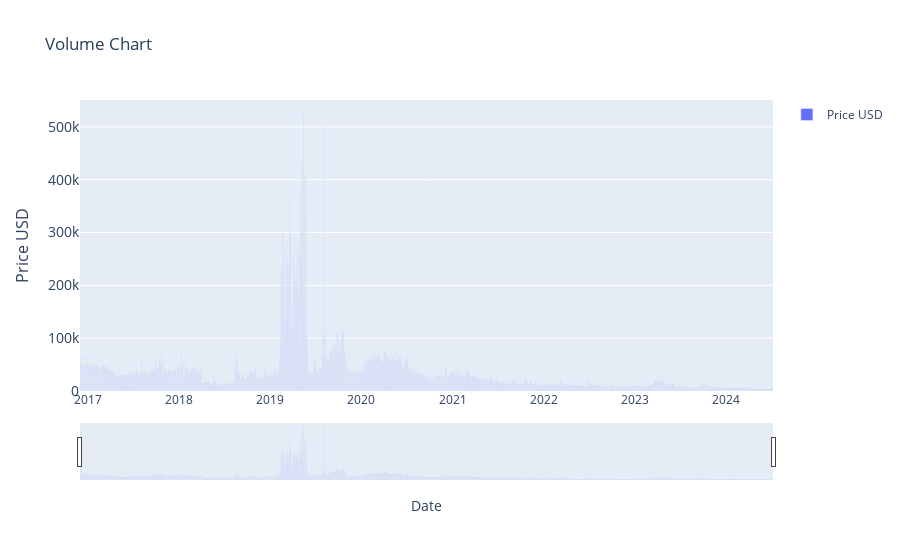

The notebook cell this image was saved under:
### Markdown cell above
### historic_volume

### Code cell
# > Volume Indicatior (1)

import plotly.graph_objects as go
import pandas as pd
from ipywidgets import interact, DatePicker
import numpy as np

df = current_item.copy()


start_date_picker = DatePicker(description='Start Date', value=START_DATE)
end_date_picker = DatePicker(description='End Date', value=END_DATE)


interact(lambda start_date, end_date: plot_historic_volume(df,  start_date, end_date),
         start_date=start_date_picker, end_date=end_date_picker)

### Figure 1 — Plotly figure (JSON) as saved in the notebook; plotly's stock layout.template omitted (floating-point values rounded to 4 significant figures; data arrays with more than 128 entries replaced by an {"elided": "..."} marker saying what was removed)
{"data": [{"name": "Price USD", "type": "bar", "x": {"elided": "2780 str values"}, "y": {"elided": "2780 int values"}}], "layout": {"showlegend": true, "title": {"text": "Volume Chart"}, "xaxis": {"rangeslider": {"visible": true}, "title": {"text": "Date"}, "type": "date"}, "yaxis": {"tickfont": {"size": 14}, "title": {"font": {"size": 16}, "text": "Price USD"}}}}
